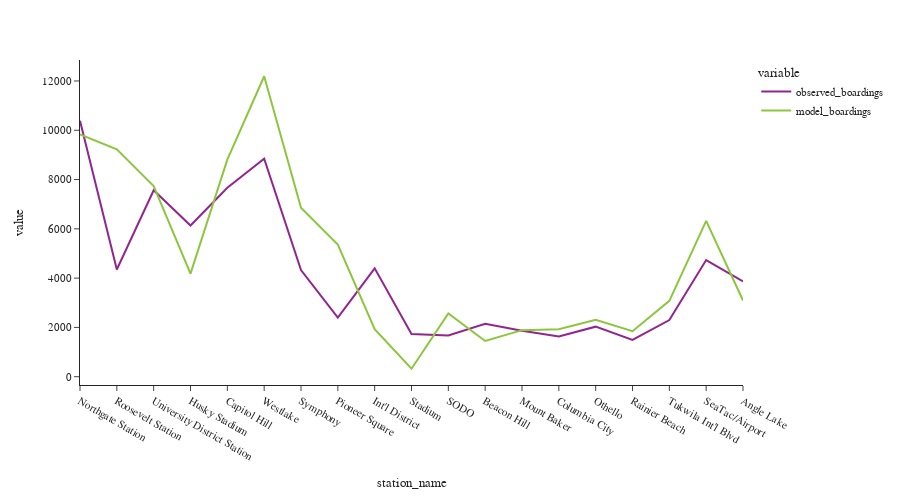

The notebook cell saved with this chart:
### Code cell
fig = px.line(line_1_df[['observed_boardings','model_boardings']])
fig.update_layout(height=500, width=900, font=dict(size=11),
                  yaxis_tickformat = '.00f')
fig.show()

### Figure 1 — Plotly figure (JSON) as saved in the notebook; plotly's stock layout.template omitted (floating-point values rounded to 4 significant figures)
{"data": [{"hovertemplate": "variable=observed_boardings<br>station_name=%{x}<br>value=%{y}<extra></extra>", "legendgroup": "observed_boardings", "line": {"color": "#91268F", "dash": "solid"}, "marker": {"symbol": "circle"}, "mode": "lines", "name": "observed_boardings", "orientation": "v", "showlegend": true, "type": "scatter", "x": ["Northgate Station", "Roosevelt Station", "University District Station", "Husky Stadium", "Capitol Hill", "Westlake", "Symphony", "Pioneer Square", "Int'l District", "Stadium", "SODO", "Beacon Hill", "Mount Baker", "Columbia City", "Othello", "Rainier Beach", "Tukwila Int'l Blvd", "SeaTac/Airport", "Angle Lake"], "xaxis": "x", "y": [10384, 4349, 7563, 6134, 7667, 8845, 4324, 2400, 4399, 1731, 1669, 2147, 1861, 1630, 2030, 1495, 2298, 4731, 3865], "yaxis": "y"}, {"hovertemplate": "variable=model_boardings<br>station_name=%{x}<br>value=%{y}<extra></extra>", "legendgroup": "model_boardings", "line": {"color": "#8CC63E", "dash": "solid"}, "marker": {"symbol": "circle"}, "mode": "lines", "name": "model_boardings", "orientation": "v", "showlegend": true, "type": "scatter", "x": ["Northgate Station", "Roosevelt Station", "University District Station", "Husky Stadium", "Capitol Hill", "Westlake", "Symphony", "Pioneer Square", "Int'l District", "Stadium", "SODO", "Beacon Hill", "Mount Baker", "Columbia City", "Othello", "Rainier Beach", "Tukwila Int'l Blvd", "SeaTac/Airport", "Angle Lake"], "xaxis": "x", "y": [9826.0, 9224.0, 7733.0, 4180.0, 8808.0, 12190.0, 6857.0, 5363.0, 1931.0, 322.4, 2567.0, 1450.0, 1888.0, 1922.0, 2308.0, 1844.0, 3078.0, 6321.0, 3092.0], "yaxis": "y"}], "layout": {"font": {"size": 11}, "height": 500, "legend": {"title": {"text": "variable"}, "tracegroupgap": 0}, "margin": {"t": 60}, "width": 900, "xaxis": {"anchor": "y", "domain": [0, 1], "title": {"text": "station_name"}}, "yaxis": {"anchor": "x", "domain": [0, 1], "tickformat": ".00f", "title": {"text": "value"}}}}
